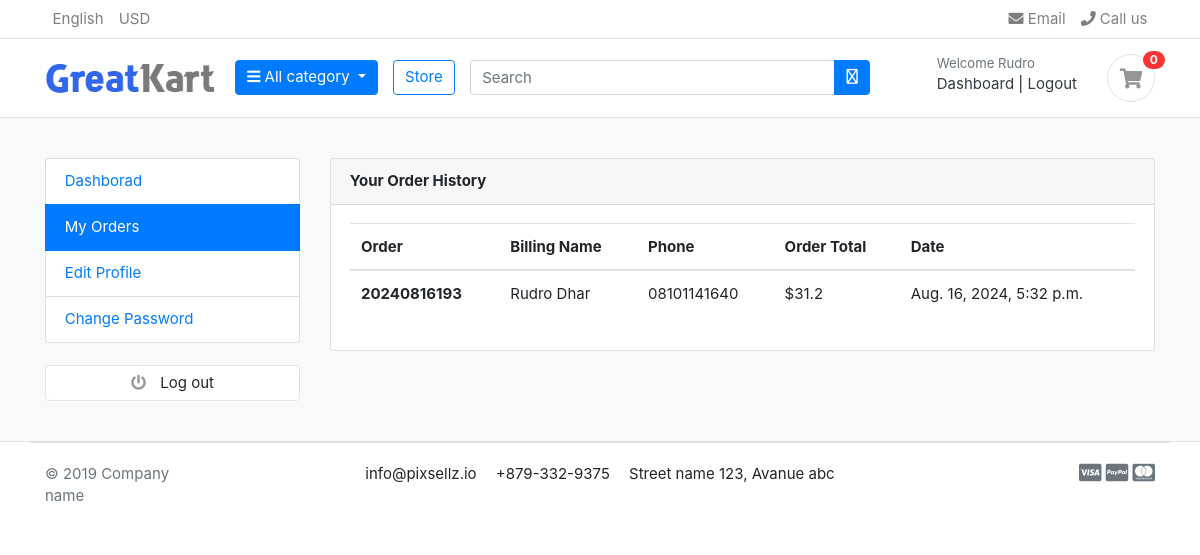
Before: /account/my_orders/ (signed in) with the older database file.
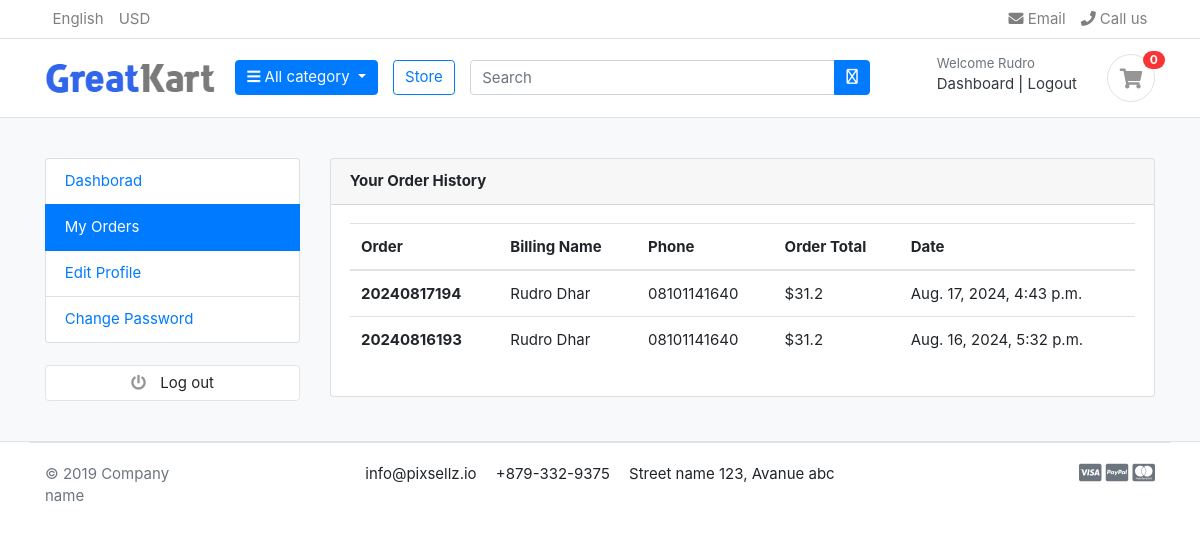
After: the same page with the newer database file.
### orders/models.py (models this page shows, shortened)
class Order(models.Model):
    STATUS = {
        ('New', 'New'),
        ('Accepted', 'Accepted'),
        ('Completed', 'Completed'),
        ('Cancelled', 'Cancelled'),
    }
    user = models.ForeignKey(Account, on_delete=models.SET_NULL, null=True)
    payment = models.ForeignKey(Payment, on_delete=models.SET_NULL, blank= True, null=True)
    order_number = models.CharField(max_length=20)
    first_name = models.CharField(max_length=50)
    last_name = models.CharField(max_length=50)
    phone = models.CharField(max_length=15)
    email = models.EmailField(max_length=50)
    address_line_1 = models.CharField(max_length=50)
    address_line_2 = models.CharField(max_length=50, blank=True)
    country = models.CharField(max_length=50)
    state = models.CharField(max_length=50)
    city = models.CharField(max_length=50)
    order_note = models.CharField(max_length=100, blank=True)
    order_total = models.FloatField()
    tax = models.FloatField()
    status = models.CharField(max_length=10, choices=STATUS, default='New')
    ip = models.CharField(max_length=20, blank=True)
    is_ordered = models.BooleanField(default=False)
    created_at = models.DateTimeField(auto_now_add=True)
    updated_at = models.DateTimeField(auto_now=True)
    def full_name(self):
        return f'{self.first_name} {self.last_name}'

### account/views.py (the view)
# urls.py: path('my_orders/', views.my_orders, name="my_orders"),
def my_orders(request):
    orders = Order.objects.filter(user=request.user, is_ordered=True).order_by('-created_at')
    context = {
        'orders': orders
    }
    return render(request, 'account/my_orders.html', context)

### carts/context_processors.py (called while the page is built)
def counter(request):
    cart_count = 0
    if 'admin' in request.path:
        return()
    else:
        try:
            cart = Cart.objects.filter(cart_id = _cart_id(request))
            if request.user.is_authenticated:
                cart_items = CartItem.objects.filter(user=request.user)
            else:
                cart_items = CartItem.objects.filter(cart=cart[:1])
            for cart_item in cart_items:
                cart_count += cart_item.quantity
        except Cart.DoesNotExist:
            cart_count = 0
    return dict(cart_count=cart_count)

### carts/views.py (called while the page is built)
def _cart_id(request):
    cart = request.session.session_key
    if not cart:
        cart = request.session.create()
    return cart

### category/context_processors.py (called while the page is built)
def menu_links(request):
    links = Category.objects.all()
    return dict(links=links)

### category/models.py (called while the page is built)
    def get_url(self):
        return reverse('products_by_category', args=[self.slug])

### templates/account/my_orders.html
{% extends "base.html" %}
{% block content %}
<section class="section-conten padding-y bg">
    <div class="container">
        <div class="row">
        {% include "partials/dashboard_sidebar.html" %}
        <main class="col-md-9">
            <article class="card">
            <header class="card-header">
                <strong class="d-inline-block mr-3">Your Order History</strong>
            </header>
            <div class="card-body">
                <div class="row">
                    <div class="col-md-12">
                        <table class="table table-hover">
                            <thead>
                              <tr>
                                <th scope="col">Order</th>
                                <th scope="col">Billing Name</th>
                                <th scope="col">Phone</th>
                                <th scope="col">Order Total</th>
                                <th scope="col">Date</th>
                              </tr>
                            </thead>
                            <tbody>
                            {% for order in orders %}
                              <tr>
                                <th scope="row">{{order.order_number}}</th>
                                <td>{{order.full_name}}</td>
                                <td>{{order.phone}}</td>
                                <td>${{order.order_total}}</td>
                                <td>{{order.created_at}}</td>
                              </tr>
                            {% endfor %}
                            </tbody>
                          </table>
                    </div>
                </div>
            </div>
            </article>
        </main>
    </div>
    </div>
    </section>
{% endblock content %}

Changed rows visible on the page:
added Order: order_number "20240817194", full_name "Rudro Dhar", phone "08101141640", order_total "31.2", created_at "Aug. 17, 2024, 4:43 p.m."
